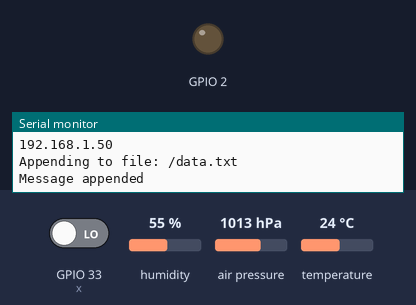
Simulated run of this sketch. Board: ESP32. Shown: output pins drawn as LEDs (lit = HIGH), the last lines printed to the serial monitor. The inputs (shaded band) are chosen by the test bench; at power-on: GPIO 33 (x) LOW, humidity 55 %, air pressure 1013 hPa, temperature 24 °C. WiFi joins after 1.5 s; servers stay silent unless stated; network time is answered at once with the bench clock; the local clock reads 2024-03-15 10:24:30 at power-on unless the sketch sets it; storage starts empty.

Above: at 3.7 s.
3.8 s: GPIO 33 (x) driven HIGH
At 5.2 s:
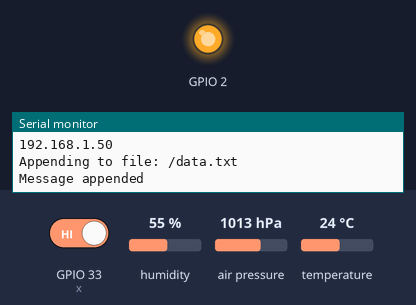
7.1 s: GPIO 33 (x) driven LOW
At 16.5 s:
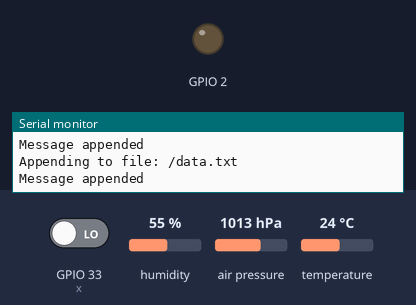
Timing chart, 0 to 18.0 s (numbered marks = the images above; inputs shaded):
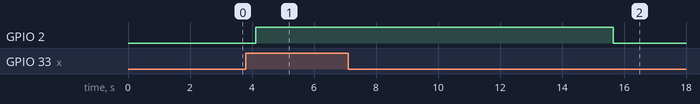

Measured:
- after the input at 3.8 s, GPIO 2: LOW → HIGH after 0.32 s
- after the input at 7.1 s, GPIO 2: HIGH → LOW after 8.6 s

The sketch:

Weather.ino
```cpp
#include "DHT.h"
#include "FS.h"
#include "SD.h"
#include <SPI.h>
#include <WiFi.h>
#include <NTPClient.h>
#include <WiFiUdp.h>
#include "ESP32_MailClient.h"
#include "ESPAsyncWebServer.h"
#include <Wire.h>
#include <Adafruit_BMP085.h>

Adafruit_BMP085 bmp;


AsyncWebServer server(80);
#define DHTTYPE DHT11 // DHT 11
uint8_t DHTPin = 4;
DHT dht(DHTPin, DHTTYPE);
float Temperature=0.0;
float Humidity;
String formattedDate;
String dayStamp;
String timeStamp;
String Pressure;
String Altitude;
float temperatureThreshold = 0.0;

const char *ssid = "Heba";
const char *password = "123456789";
#define SD_CS 5
String dataMessage;
WiFiUDP ntpUDP;
NTPClient timeClient(ntpUDP);

// SMTP configuration
#define emailSenderAccount "iotproject554@gmail.com"
#define emailSenderPassword "ompe ehyc ibdt spei"
#define emailRecipient "hheba7308@gmail.com"
#define smtpServer "smtp.gmail.com"
#define smtpServerPort 465
#define emailSubject "ESP32 Alert"
#define emailCompose "Mohamed Ali"

String readDHTTemperature() {
  float t = dht.readTemperature();
  if (isnan(t)) {
    Serial.println("Failed to read from DHT sensor!");
    return "--";
  }
  else {
    return String(t);
  }
}

String readDHTHumidity() {//analog
  // Sensor readings may also be up to 2 seconds 'old' (its a very slow sensor)
  float h = dht.readHumidity();
  if (isnan(h)) {
    Serial.println("Failed to read from DHT sensor!");
    return "--";
  }
  else {
    return String(h);
  }
}

String readPressure() {//analog
  // Sensor readings may also be up to 2 seconds 'old' (it's a very slow sensor)
  float p = bmp.readPressure();
  if (isnan(p)) {
    return "--";
  }
  else {
    // Convert the float pressure value to an integer
    int pressureInt = static_cast<int>(p);
    return String(pressureInt);
  }
}

String readAltitude() {//digital
  // Sensor readings may also be up to 2 seconds 'old' (its a very slow sensor)
  float h = bmp.readAltitude(102000);
  if (isnan(h)) {
    return "--";
  }
  else {
    return String(h);
  }
}

SMTPData smtpData;
const char index_html[] PROGMEM = R"rawliteral(
<!DOCTYPEHTML>

<html>
<head>
  <meta name="viewport" content="width=device-width, initial-scale=1">
  <link rel="stylesheet" href="https://use.fontawesome.com/releases/v5.7.2/css/all.css" integrity="sha384-fnmOCqbTlWIlj8LyTjo7mOUStjsKC4pOpQbqyi7RrhN7udi9RwhKkMHpvLbHG9Sr" crossorigin="anonymous">
  <style>
    html {
     font-family: Arial;
     display: inline-block;
     margin: 0px auto;
     text-align: center;
    }
    h2 { font-size: 3.0rem; }
    p { font-size: 3.0rem; }
    .units { font-size: 1.2rem; }
    .dht-labels{
      font-size: 1.5rem;
      vertical-align:middle;
      padding-bottom: 15px;
    }
      input[type=text], button {
      font-size: 1.5rem;
      margin: 10px;
      padding: 5px;

  </style>
</head>
<body>
  <h2>ESP32 DHT Server</h2>
  <p>
      <i class="fas fa-tachometer-alt" style="color:#FFA500;"></i>
      <span class="dht-labels">Pressure</span>
      <span id="pressure">%PRESSURE%</span>
      <sup class="units">Pa</sup>
  </p>
  <p>
    <i class="fas fa-tachometer-alt" style="color:#FFA500;"></i>
    <span class="dht-labels">Altitude</span>
    <span id="altitude">%ALTITUDE%</span>
    <sup class="units">M</sup>
  </p>
  <p>
    <i class="fas fa-thermometer-half" style="color:#059e8a;"></i>
    <span class="dht-labels">Temperature</span>
    <span id="temperature">%TEMPERATURE%</span>
    <sup class="units">&deg;C</sup>
  </p>
  <p>
    <i class="fas fa-tint" style="color:#00add6;"></i>
    <span class="dht-labels">Humidity</span>
    <span id="humidity">%HUMIDITY%</span>
    <sup class="units">%</sup>
  </p>
  <input type="text" id="inputValue" placeholder="Enter value...">
  <button onclick="sendValue()">Send Value</button>
   <script>
    function sendValue() {
      var inputValue = document.getElementById("inputValue").value;

      // Perform an XMLHttpRequest to send the value to the server
      var xhttp = new XMLHttpRequest();
      xhttp.onreadystatechange = function() {
        if (this.readyState == 4 && this.status == 200) {
          console.log("Value sent successfully:", inputValue);
        }
      };
      xhttp.open("GET", "/send-value?value=" + inputValue, true);
      xhttp.send();
    }
  </script>
</body>
</html>
</body>
<script>
setInterval(function ( ) {
  var xhttp = new XMLHttpRequest();
  xhttp.onreadystatechange = function() {
    if (this.readyState == 4 && this.status == 200) {
      document.getElementById("temperature").innerHTML = this.responseText;
    }
  };
  xhttp.open("GET", "/temperature", true);
  xhttp.send();
}, 10000 ) ;
setInterval(function ( ) {
var xhttp = new XMLHttpRequest();
xhttp.onreadystatechange = function() {
if (this.readyState == 4 && this.status == 200) {
document.getElementById("humidity").innerHTML = this.responseText;
}
};
xhttp.open("GET", "/humidity", true);
xhttp.send();
}, 10000 ) ;

setInterval(function ( ) {
  var xhttp = new XMLHttpRequest();
  xhttp.onreadystatechange = function() {
    if (this.readyState == 4 && this.status == 200) {
      document.getElementById("pressure").innerHTML = this.responseText;
    }
  };
  xhttp.open("GET", "/pressure", true);
  xhttp.send();
}, 10000 ) ;

setInterval(function ( ) {
  var xhttp = new XMLHttpRequest();
  xhttp.onreadystatechange = function() {
    if (this.readyState == 4 && this.status == 200) {
      document.getElementById("altitude").innerHTML = this.responseText;
    }
  };
  xhttp.open("GET", "/altitude", true);
  xhttp.send();
}, 10000 ) ;
</script>

</html>)rawliteral";

String processor(const String& var) {
  if(var == "TEMPERATURE"){
    return readDHTTemperature();
  } else if(var == "HUMIDITY"){
    return readDHTHumidity();
  } else if(var == "PRESSURE"){
    return readPressure();
  } else if(var == "ALTITUDE"){
    return readAltitude();
  }
  return String();
}


void writeFile(fs::FS &fs, const char *path, const char *message)
{
  Serial.printf("Writing file: %s\n", path);
  File file = fs.open(path, FILE_WRITE);
  if (!file)
  {
    Serial.println("Failed to open file for writing");
    return;
  }
  if (file.print(message))
  {
    Serial.println("File written");
  }
  else
  {
    Serial.println("Write failed");
  }
  file.close();
}


float Read_TempHum()
{
  Temperature = dht.readTemperature();
  Humidity = dht.readHumidity();
  return Temperature;
}

void getTimeStamp()
{
  while (!timeClient.update())
  {
    timeClient.forceUpdate();
  }
  formattedDate = timeClient.getFormattedDate();
  int splitT = formattedDate.indexOf("T");
  dayStamp = formattedDate.substring(0, splitT);
  timeStamp = formattedDate.substring(splitT + 1, formattedDate.length() - 1);
}


void appendFile(fs::FS &fs, const char *path, const char *message)
{
  Serial.printf("Appending to file: %s\n", path);
  File file = fs.open(path, FILE_APPEND);
  if (!file)
  {
    Serial.println("Failed to open file for appending");
    return;
  }
  if (file.print(message))
  {
    Serial.println("Message appended");
  }
  else
  {
    Serial.println("Append failed");
  }
  file.close();
}

void logSDCard()
{
  dataMessage = String(dayStamp) + "," + String(timeStamp) + "," +
                 String(Temperature) + "," + String(Humidity) + ","+String(Pressure)+","
                 +String(Altitude)+"\r\n";
  appendFile(SD, "/data.txt", dataMessage.c_str());
}

void sendCallback(SendStatus msg)
{

  if (msg.success())
  {
    Serial.println("----------------");
  }
}

void sendEmail()
{
  smtpData.setLogin(smtpServer, smtpServerPort, emailSenderAccount, emailSenderPassword);
  smtpData.setSender("ESP32", emailSenderAccount);
  smtpData.setPriority("High");
  smtpData.setSubject(emailSubject);

  // Get the current IP address
  String ipAddress = WiFi.localIP().toString();

  // Compose the email message with IP address and sensor readings
  String emailMessage = "<div style=\"color:#2f4468;\">"
                        "<h1>ESP TEST!</h1>"
                        "<p>- Temperature: " + readDHTTemperature() + "</p>"
                        "<p>- Humidity: " + readDHTHumidity() + "</p>"
                        "<p>- Pressure: " + readPressure() + " Pa</p>"
                        "<p>- Altitude: " + readAltitude() + " meters</p>"
                        "<p>- IP Address: " + ipAddress + "</p>"
                        "</div>";

  smtpData.setMessage(emailMessage, true);
  smtpData.addRecipient(emailRecipient);
  smtpData.setSendCallback(sendCallback);

  if (!MailClient.sendMail(smtpData))
    Serial.println("Error sending Email, " + MailClient.smtpErrorReason());

  smtpData.empty();
}

void read_bmp()
{
  Pressure = readPressure();


  // Calculate altitude assuming 'standard' barometric
  // pressure of 1013.25 millibar = 101325 Pascal
  Altitude=readAltitude();

  delay(500);
}
int x=33;
void setup()
{
  pinMode(x,INPUT);
  pinMode(2,OUTPUT);
  Serial.begin(115200);
  pinMode(DHTPin, INPUT);
  dht.begin();
  Serial.print("Connecting to ");
  Serial.println(ssid);
  WiFi.begin(ssid, password);

  while (WiFi.status() != WL_CONNECTED)
  {
    delay(500);
    Serial.print(".");
  }
  Serial.println("");
  Serial.println("WiFi connected.");

  timeClient.begin();
  timeClient.setTimeOffset(19800);

  SD.begin(SD_CS);
  if (!SD.begin(SD_CS))
  {
    Serial.println("Card Mount Failed");
    return;
  }

  File file = SD.open("/data.txt");
  if (!file)
  {
    Serial.println("File doesn't exist");
    Serial.println("Creating file...");
    writeFile(SD, "/data.txt", "Date, Time, Temperature, Humidity,Pressure,Altitude \r\n");
  }
  else
  {
    Serial.println("File already exists");
  }
  file.close();

  if (!bmp.begin()) {
	Serial.println("Could not find a valid BMP085/BMP180 sensor, check wiring!");
	// while (1) {}
  }

  // SMTP setup

  // Start sending Email
  if (!MailClient.sendMail(smtpData))
    Serial.println("Error sending Email, " + MailClient.smtpErrorReason());

  // Clear all data from Email object to free memory
  smtpData.empty();
  Serial.println(WiFi.localIP());

  // Route for root / web page
  server.on("/", HTTP_GET, [](AsyncWebServerRequest *request){
    request->send_P(200, "text/html", index_html, processor);
  });
  server.on("/temperature", HTTP_GET, [](AsyncWebServerRequest *request){
    request->send_P(200, "text/plain", readDHTTemperature().c_str());
  });
  server.on("/humidity", HTTP_GET, [](AsyncWebServerRequest *request){
    request->send_P(200, "text/plain", readDHTHumidity().c_str());
  });
  server.on("/pressure", HTTP_GET, [](AsyncWebServerRequest *request){
    request->send_P(200, "text/plain", readPressure().c_str());
  });

  server.on("/altitude", HTTP_GET, [](AsyncWebServerRequest *request){
    request->send_P(200, "text/plain", readAltitude().c_str());
  });
  server.on("/send-value", HTTP_GET, [](AsyncWebServerRequest *request){
  String value = request->arg("value");
  float newValue = value.toFloat();
  temperatureThreshold = newValue;

  // Print the updated threshold value
  Serial.println("Updated temperatureThreshold: " + String(temperatureThreshold));

  // Do something with the received value
});


  // Start server
  server.begin();

}

void loop()
{
    Temperature = Read_TempHum();
    read_bmp();
    getTimeStamp();
    logSDCard();
  if (Temperature >= temperatureThreshold)
  {
    sendEmail();
  }
  //LDR
   if (digitalRead(x)==HIGH)
  {
    digitalWrite(2,HIGH);
  }
  else
  {
    digitalWrite(2,LOW);
  }

  delay(10000); // Wait for 5 seconds before writing the next data
}
```
